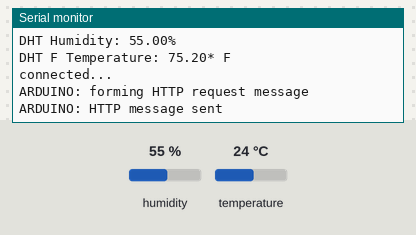
Simulated run of this sketch. Board: Arduino Uno, built with avr-gcc and run on an emulated ATmega328P. Shown: the last lines printed to the serial monitor. Inputs (shaded band) come from the test bench; at power-on: humidity 55 %, temperature 24 °C. WiFi joins after 1.5 s; servers stay silent unless stated; uploads are accepted with an empty reply.

Above: at 3.7 s.
3.8 s: humidity set to 22 %
At 6.16 s:
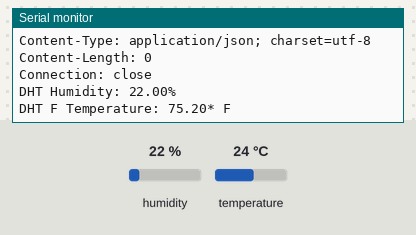
8.1 s: temperature set to 41 °C
At 9.64 s:
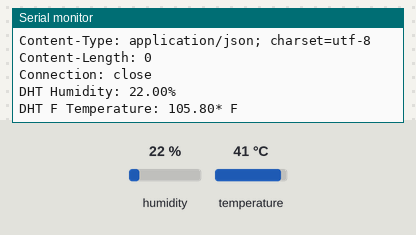
16.4 s: humidity set to 40 %
At 20.05 s:
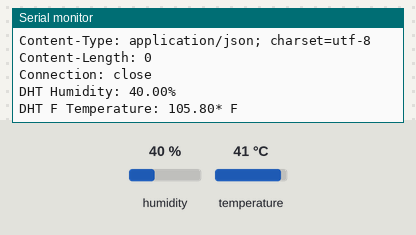
Timing chart, 0 to 21.6 s (numbered marks = the images above; inputs shaded):
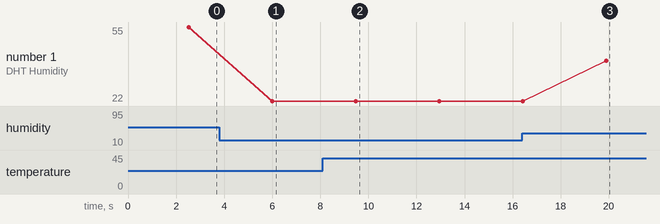

Measured:
- after the input at 3.8 s, the serial monitor: prints a new line after 2.2 s (image 1)
- after the input at 8.1 s, the serial monitor: prints a new line after 1.4 s (image 2)
- after the input at 16.4 s, the serial monitor: prints a new line after 3.5 s (image 3)
- plotted number 1: 55 → 22 after the input at 3.8 s, 22 → 40 after the input at 16.4 s

The sketch:

SensorReadingsToMySQL.ino
```cpp
/*
  Web Service to MySQL
*/

#include <SPI.h>
#include <Ethernet.h>
#include "DHT.h"

#define DHTPIN 2

#define DHTTYPE DHT22

DHT dht(DHTPIN, DHTTYPE);


// Enter a MAC address and IP address for your controller below.
// The IP address will be dependent on your local network:
byte mac[] = { 0x00, 0x00, 0x00, 0x00, 0x00, 0x00 };
byte ip[] = { 192, 168, 1, 75 };
byte gateway[] = { 192, 168, 1, 1 };
byte subnet[] = {255, 255, 255, 0 };

// Enter the MySQL server IP address
byte server[] = {111, 111, 111, 111};

EthernetClient client;

long lastReadingTime = 0;
float h = 0;
float tC = 0;
float tF = 0;

void setup() {
 // Open serial communications and wait for port to open:
  Serial.begin(9600);
  // start the Ethernet connection and the server:
  Ethernet.begin(mac);
  delay(1000);
  Serial.print("server is at ");
  Serial.println(Ethernet.localIP());

  dht.begin();
}


void loop() {

  //get sensor data
  getData();

  if(client.connect(server, 80))
    {
      Serial.println("connected...");
      Serial.println("ARDUINO: forming HTTP request message");

      client.print("GET /room-environment/arduino_process.php?temp=");
      client.print(tF);
      client.print("&humidity=");
      client.print(h);
      client.println(" HTTP/1.1");
      client.println("Host: www.mysite.com");
      client.println();

      Serial.println("ARDUINO: HTTP message sent");

      delay(3000);

      if(client.available())
        {
          Serial.println("ARDUINO: HTTP message received");
          Serial.println("ARDUINO: printing received headers and script response...\n");

          while(client.available())
            {
              char c = client.read();
              Serial.print(c);
            }
        }
      else
        {
          Serial.println("ARDUINO: no response received / no response received in time");
        }

      client.stop();
    }

  else
    {
      Serial.println("connection failure");
    }

}

void getData() {

  h = dht.readHumidity();
  tC = dht.readTemperature();
  tF = (tC * 1.8) + 32.0;

  // check if returns are valid, if they are NaN (not a number) then something went wrong!
  if (isnan(tC) || isnan(h)) {
    Serial.println("Failed to read from DHT");
  }
  else {
    Serial.println();
    Serial.print("DHT Humidity: ");
    Serial.print(h);
    Serial.println("%");
    Serial.print("DHT F Temperature: ");
    Serial.print(tF);
    Serial.println("* F");
    Serial.println();
  }

}
```
